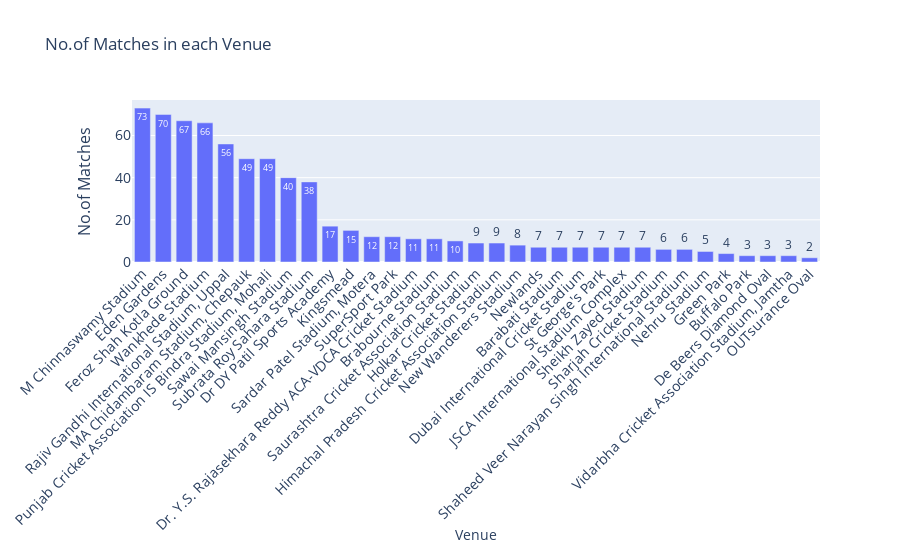

This figure's notebook cell:
### Markdown cell above
<a id=section50108></a>
#### 5.1.8 No.of Matches held in each Venue

### Code cell
vm = matches.venue.value_counts()
#vm_df = pd.DataFrame({'Venue':vm.index, 'No.of Matches':vm.array})
#vm_df
hoverText = np.around(np.array(vm.array)/sum(vm.array)*100, decimals=1)
plotGraph(vm.index, vm.array, hoverText, 'Venue', 'No.of Matches', 'No.of Matches in each Venue')

### Figure 1 — Plotly figure (JSON) as saved in the notebook; plotly's stock layout.template omitted (floating-point values rounded to 4 significant figures)
{"data": [{"hovertext": [10.5, 10.1, 9.6, 9.5, 8, 7, 7, 5.7, 5.5, 2.4, 2.2, 1.7, 1.7, 1.6, 1.6, 1.4, 1.3, 1.3, 1.1, 1, 1, 1, 1, 1, 1, 0.9, 0.9, 0.7, 0.6, 0.4, 0.4, 0.4, 0.3], "text": [73, 70, 67, 66, 56, 49, 49, 40, 38, 17, 15, 12, 12, 11, 11, 10, 9, 9, 8, 7, 7, 7, 7, 7, 7, 6, 6, 5, 4, 3, 3, 3, 2], "textposition": "auto", "type": "bar", "x": ["M Chinnaswamy Stadium", "Eden Gardens", "Feroz Shah Kotla Ground", "Wankhede Stadium", "Rajiv Gandhi International Stadium, Uppal", "MA Chidambaram Stadium, Chepauk", "Punjab Cricket Association IS Bindra Stadium, Mohali", "Sawai Mansingh Stadium", "Subrata Roy Sahara Stadium", "Dr DY Patil Sports Academy", "Kingsmead", "Sardar Patel Stadium, Motera", "SuperSport Park", "Dr. Y.S. Rajasekhara Reddy ACA-VDCA Cricket Stadium", "Brabourne Stadium", "Saurashtra Cricket Association Stadium", "Holkar Cricket Stadium", "Himachal Pradesh Cricket Association Stadium", "New Wanderers Stadium", "Newlands", "Barabati Stadium", "Dubai International Cricket Stadium", "St George's Park", "JSCA International Stadium Complex", "Sheikh Zayed Stadium", "Sharjah Cricket Stadium", "Shaheed Veer Narayan Singh International Stadium", "Nehru Stadium", "Green Park", "Buffalo Park", "De Beers Diamond Oval", "Vidarbha Cricket Association Stadium, Jamtha", "OUTsurance Oval"], "y": [73, 70, 67, 66, 56, 49, 49, 40, 38, 17, 15, 12, 12, 11, 11, 10, 9, 9, 8, 7, 7, 7, 7, 7, 7, 6, 6, 5, 4, 3, 3, 3, 2]}], "layout": {"bargap": 0.15, "bargroupgap": 0.1, "barmode": "group", "legend": {"bgcolor": "rgba(255, 255, 255, 0)", "bordercolor": "rgba(255, 255, 255, 0)", "x": 0, "y": 1}, "title": {"text": "No.of Matches in each Venue"}, "xaxis": {"tickangle": -45, "tickfont": {"size": 14}, "title": {"text": "Venue"}}, "yaxis": {"tickfont": {"size": 14}, "title": {"font": {"size": 16}, "text": "No.of Matches"}}}}
